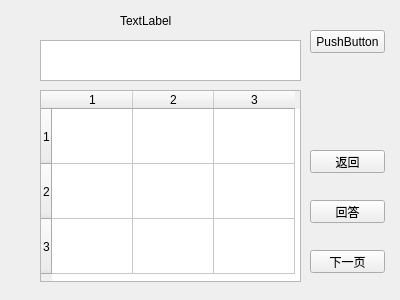
<?xml version="1.0" encoding="UTF-8"?>
<ui version="4.0">
 <class>questiondetail</class>
 <widget class="QWidget" name="questiondetail">
  <property name="geometry">
   <rect>
    <x>0</x>
    <y>0</y>
    <width>400</width>
    <height>300</height>
   </rect>
  </property>
  <property name="windowTitle">
   <string>Form</string>
  </property>
  <widget class="QLabel" name="label">
   <property name="geometry">
    <rect>
     <x>120</x>
     <y>10</y>
     <width>151</width>
     <height>21</height>
    </rect>
   </property>
   <property name="text">
    <string>TextLabel</string>
   </property>
  </widget>
  <widget class="QPushButton" name="pushButton">
   <property name="geometry">
    <rect>
     <x>310</x>
     <y>200</y>
     <width>75</width>
     <height>23</height>
    </rect>
   </property>
   <property name="text">
    <string>回答</string>
   </property>
  </widget>
  <widget class="QPushButton" name="pushButton_2">
   <property name="geometry">
    <rect>
     <x>310</x>
     <y>250</y>
     <width>75</width>
     <height>23</height>
    </rect>
   </property>
   <property name="text">
    <string>下一页</string>
   </property>
  </widget>
  <widget class="QPushButton" name="pushButton_3">
   <property name="geometry">
    <rect>
     <x>310</x>
     <y>30</y>
     <width>75</width>
     <height>23</height>
    </rect>
   </property>
   <property name="text">
    <string>PushButton</string>
   </property>
  </widget>
  <widget class="QPushButton" name="pushButton_4">
   <property name="geometry">
    <rect>
     <x>310</x>
     <y>150</y>
     <width>75</width>
     <height>23</height>
    </rect>
   </property>
   <property name="text">
    <string>返回</string>
   </property>
  </widget>
  <widget class="QTableWidget" name="tableWidget">
   <property name="geometry">
    <rect>
     <x>40</x>
     <y>90</y>
     <width>261</width>
     <height>192</height>
    </rect>
   </property>
   <property name="rowCount">
    <number>3</number>
   </property>
   <property name="columnCount">
    <number>3</number>
   </property>
   <attribute name="horizontalHeaderDefaultSectionSize">
    <number>81</number>
   </attribute>
   <attribute name="verticalHeaderDefaultSectionSize">
    <number>55</number>
   </attribute>
   <attribute name="verticalHeaderMinimumSectionSize">
    <number>10</number>
   </attribute>
   <row/>
   <row/>
   <row/>
   <column/>
   <column/>
   <column/>
  </widget>
  <widget class="QTextBrowser" name="textBrowser">
   <property name="geometry">
    <rect>
     <x>40</x>
     <y>40</y>
     <width>261</width>
     <height>41</height>
    </rect>
   </property>
  </widget>
 </widget>
 <resources/>
 <connections/>
</ui>
